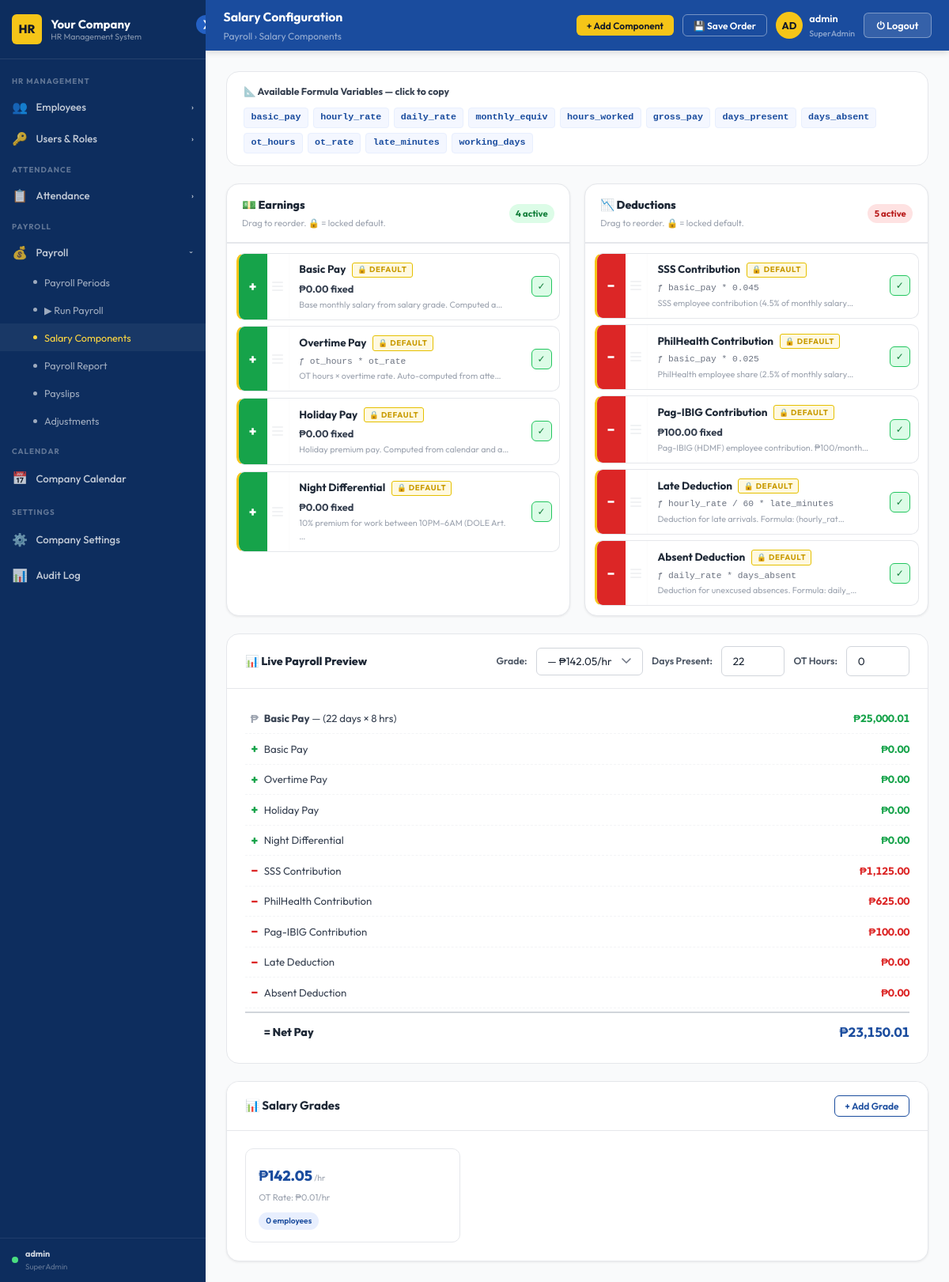
The page /payroll/components/ (signed in) on the database as committed earlier.
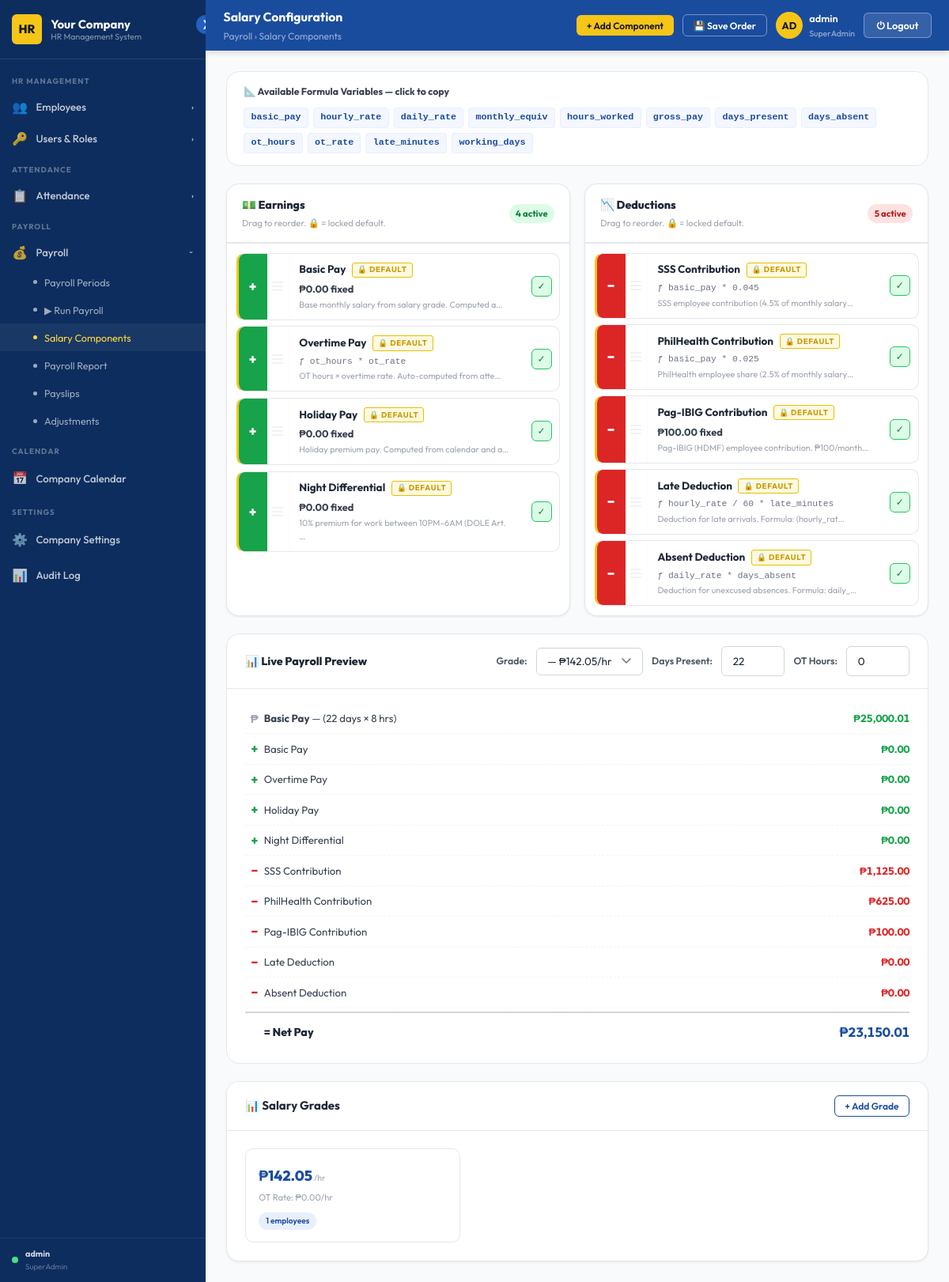
The same page on the database as committed later.
### employees/models.py (models this page shows, shortened)
class SalaryGrade(models.Model):
    name          = models.CharField(max_length=100)
    hourly_rate   = models.DecimalField(max_digits=10, decimal_places=4, default=0)
    overtime_rate = models.DecimalField(max_digits=10, decimal_places=4, default=0)
    base_salary   = models.DecimalField(max_digits=12, decimal_places=2, default=0)
    created_at    = models.DateTimeField(auto_now_add=True)

### payroll/views.py (the view)
# urls.py: path('components/',                     views.salary_components,          name='components'),
@admin_required(roles={'SuperAdmin', 'HRAdmin'})
def salary_components(request):
    _seed_default_components()
    earnings   = PayrollComponent.objects.filter(type='earning').order_by('sort_order', 'id')
    deductions = PayrollComponent.objects.filter(type='deduction').order_by('sort_order', 'id')
    salary_grades = SalaryGrade.objects.annotate(employees_count=Count('employee'))
    all_comps = []
    for c in PayrollComponent.objects.filter(is_active=True).order_by('sort_order', 'id'):
        all_comps.append({
            'id':               c.id,
            'name':             c.name,
            'type':             c.type,
            'operator':         getattr(c, 'operator', '+') or '+',
            'calculation_type': c.calculation_type,
            'default_value':    float(c.default_value) if c.default_value else 0.0,
            'pct_base':         getattr(c, 'pct_base', 'monthly_equiv') or 'monthly_equiv',
            'formula':          getattr(c, 'formula', '') or '',
            'is_locked':        getattr(c, 'is_locked', False),
            'description':      getattr(c, 'description', '') or '',
        })
    return render(request, 'hrms/salary_config.html', {
        'earnings':         earnings,
        'deductions':       deductions,
        'salary_grades':    salary_grades,
        'components_json':    json.dumps(all_comps),
        'formula_variables':  FORMULA_VARIABLES,
        'variables_json':     json.dumps({v['name']: v['description'] for v in FORMULA_VARIABLES}),
        **_branding(),
    })

### accounts/access.py (called while the page is built, shortened)
def role_display_name(role):
    name = role.name if hasattr(role, 'name') else role
    return ROLE_DISPLAY_NAMES.get(name, name or 'No Role')

def get_user_role(user):
    if not user or not user.is_authenticated:
        return None
    if user.is_superuser:
        return _MockRole(SUPERADMIN)

def has_admin_role(user):
    role = get_user_role(user)
    return role is not None and role.name in ADMIN_ROLES

def admin_required(view_func=None, *, roles=None, redirect_url=None):
    allowed = set(roles) if roles else ADMIN_ROLES
    redir   = redirect_url or '/attendance/'
    def decorator(fn):
        @wraps(fn)
        @login_required(login_url='/login/')
        def wrapper(request, *args, **kwargs):
            role = get_user_role(request.user)
            if role and role.name in allowed:
                return fn(request, *args, **kwargs)
            return render(request, 'hrms/403.html', status=403)
        return wrapper
    if view_func is not None:
        return decorator(view_func)
    return decorator

### payroll/views.py (called while the page is built, shortened)
def _seed_default_components():
    if PayrollComponent.objects.filter(is_locked=True).exists():
        return

### templates/hrms/salary_config.html (shortened to what the changed rows need)
{% extends "hrms/admin_base.html" %}
{% load static %}
{% block content %}
<div class="salary-page">
  <div class="card">
    <div class="card-body">
      <div class="grades-grid">
        {% for sg in salary_grades %}
        <div class="grade-card" onclick="editGrade({{ sg.id }}, '{{ sg.name|escapejs }}', '{{ sg.hourly_rate }}', '{{ sg.overtime_rate }}')">
          <div class="grade-salary">₱{{ sg.hourly_rate|floatformat:"2g" }}<span style="font-size:.7rem;color:var(--gray-400);font-weight:400;"> /hr</span></div>
          <div class="grade-sub">OT Rate: ₱{{ sg.overtime_rate|floatformat:"2g" }}/hr</div>
          <div style="margin-top:.5rem;">
            <span class="badge badge-blue" style="font-size:.68rem;">{{ sg.employees_count|default:0 }} employees</span>
          </div>
        </div>
        {% empty %}
        <p class="text-sm text-gray">No salary grades yet.</p>
        {% endfor %}
      </div>
    </div>
  </div>
</div>
{% endblock %}

Rows that differ between the two databases and show on the page:
changed SalaryGrade: overtime_rate "0.01" → "0.00"; employees_count "0" → "1"
